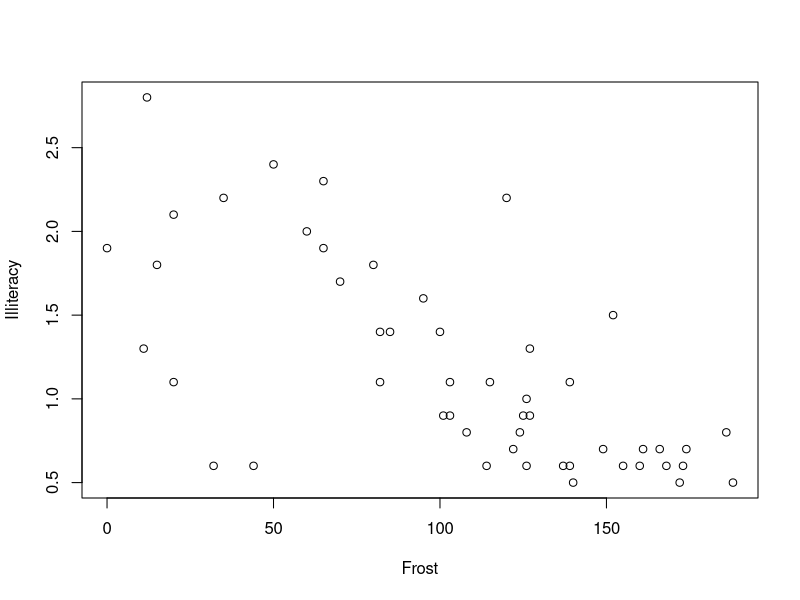

Write the R code that produced this figure.
# R code for "More Data Structures"

# Arrays
x <- c(7, 8, 10, 45)
x.arr <- array(x, dim = c(2, 2))
x.arr
dim(x.arr)
is.vector(x.arr)
is.array(x.arr)
typeof(x.arr)
str(x.arr)
attributes(x.arr)

# Accessing and operating on arrays
x.arr[1, 2]
x.arr[3]
x.arr[, 2]

# Functions on arrays
which(x.arr > 9)
y <- -x
y.arr <- array(y, dim = c(2, 2))
y.arr + x.arr
rowSums(x.arr)
colMeans(x.arr)
apply(x.arr, 1, mean)

# Matrices
factory <- matrix(c(40, 1, 60, 3), nrow = 2)
is.array(factory)
is.matrix(factory)

# Matrix multiplication
six.sevens <- matrix(rep(7, 6), ncol = 3)
six.sevens
factory %*% six.sevens

# Multiplying matrices and vectors
output <- c(10, 20)
factory %*% output
output %*% factory

# Matrix operators
t(factory)
det(factory)
diag(factory)
diag(factory) <- c(35, 4)
factory
diag(factory) <- c(40, 3)
diag(c(3, 4))
diag(2)
solve(factory)
factory %*% solve(factory)

# Solving linear systems
available <- c(1600, 70)
solve(factory, available)
factory %*% solve(factory, available)

# Names in matrices
rownames(factory) <- c("labor", "steel")
colnames(factory) <- c("cars", "trucks")
factory
available <- c(1600, 70)
names(available) <- c("labor", "steel")
output <- c(20, 10)
names(output) <- c("trucks", "cars")
factory %*% output
factory %*% output[colnames(factory)]
all(factory %*% output[colnames(factory)] <= available[rownames(factory)])

# Lists
my.distribution <- list("exponential", 7, FALSE)
my.distribution
is.character(my.distribution)
is.character(my.distribution[[1]])
my.distribution[[2]]^2

# Expanding and contracting lists
my.distribution <- c(my.distribution, 7)
my.distribution
length(my.distribution)
length(my.distribution) <- 3
my.distribution

# Naming list elements
names(my.distribution) <- c("family", "mean", "is.symmetric")
my.distribution
my.distribution[["family"]]
my.distribution["family"]
my.distribution$family

# Adding and removing named elements
another.distribution <- list(family = "gaussian", mean = 7, sd = 1, is.symmetric = TRUE)
my.distribution$was.estimated <- FALSE
my.distribution[["last.updated"]] <- "2011-08-30"
my.distribution$was.estimated <- NULL

# Dataframes
a.matrix <- matrix(c(35, 8, 10, 4), nrow = 2)
colnames(a.matrix) <- c("v1", "v2")
a.matrix
a.matrix[, "v1"]
a.data.frame <- data.frame(a.matrix, logicals = c(TRUE, FALSE))
a.data.frame
a.data.frame$v1
a.data.frame[, "v1"]
a.data.frame[1, ]
colMeans(a.data.frame)

# Adding rows and columns
rbind(a.data.frame, list(v1 = -3, v2 = -5, logicals = TRUE))
rbind(a.data.frame, c(3, 4, 6))

# Structures of Structures
plan <- list(factory = factory, available = available, output = output)
plan$output

# Eigen
eigen(factory)
class(eigen(factory))
factory %*% eigen(factory)$vectors[, 2]
eigen(factory)$values[2] * eigen(factory)$vectors[, 2]
eigen(factory)$values[2]
eigen(factory)[[1]][[2]]

# Example dataframe
library(datasets)
states <- data.frame(state.x77, abb = state.abb, region = state.region, division = state.division)
colnames(states)
states[1, ]
states[49, 3]
states["Wisconsin", "Illiteracy"]
states["Wisconsin", ]
head(states[, 3])
head(states[, "Illiteracy"])
head(states$Illiteracy)
states[states$division == "New England", "Illiteracy"]
states[states$region == "South", "Illiteracy"]
summary(states$HS.Grad)
states$HS.Grad <- states$HS.Grad / 100
summary(states$HS.Grad)
states$HS.Grad <- 100 * states$HS.Grad
with(states, head(100 * (HS.Grad / (100 - Illiteracy))))
plot(Illiteracy ~ Frost, data = states)
